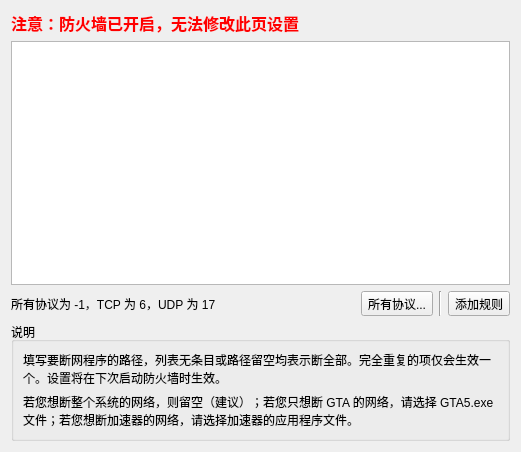
                 <widget class="QWidget" name="scrollAreaWidgetContents_18">
                  <property name="geometry">
                   <rect>
                    <x>0</x>
                    <y>0</y>
                    <width>521</width>
                    <height>452</height>
                   </rect>
                  </property>
                  <layout class="QVBoxLayout" name="verticalLayout_61">
                   <item>
                    <widget class="QLabel" name="labFirewallRuleEnabledWarning">
                     <property name="palette">
                      <palette>
                       <active>
                        <colorrole role="WindowText">
                         <brush brushstyle="SolidPattern">
                          <color alpha="255">
                           <red>255</red>
                           <green>0</green>
                           <blue>0</blue>
                          </color>
                         </brush>
                        </colorrole>
                       </active>
                       <inactive>
                        <colorrole role="WindowText">
                         <brush brushstyle="SolidPattern">
                          <color alpha="255">
                           <red>255</red>
                           <green>0</green>
                           <blue>0</blue>
                          </color>
                         </brush>
                        </colorrole>
                       </inactive>
                       <disabled/>
                      </palette>
                     </property>
                     <property name="font">
                      <font>
                       <pointsize>12</pointsize>
                       <bold>true</bold>
                      </font>
                     </property>
                     <property name="text">
                      <string>注意：防火墙已开启，无法修改此页设置</string>
                     </property>
                     <property name="wordWrap">
                      <bool>true</bool>
                     </property>
                    </widget>
                   </item>
                   <item>
                    <widget class="FirewallPathTableWidget" name="twFirewallAppPath"/>
                   </item>
                   <item>
                    <layout class="QHBoxLayout" name="horizontalLayout_23">
                     <item>
                      <widget class="QLabel" name="label_58">
                       <property name="text">
                        <string>所有协议为 -1，TCP 为 6，UDP 为 17</string>
                       </property>
                       <property name="wordWrap">
                        <bool>true</bool>
                       </property>
                      </widget>
                     </item>
                     <item>
                      <widget class="QToolButton" name="tbFirewallProtocolWiki">
                       <property name="text">
                        <string>所有协议...</string>
                       </property>
                       <property name="icon">
                        <iconset resource="resource.qrc">
                         <normaloff>:/image/ic_question.ico</normaloff>:/image/ic_question.ico</iconset>
                       </property>
                       <property name="toolButtonStyle">
                        <enum>Qt::ToolButtonStyle::ToolButtonTextBesideIcon</enum>
                       </property>
                      </widget>
                     </item>
                     <item>
                      <widget class="Line" name="line_2">
                       <property name="orientation">
                        <enum>Qt::Orientation::Vertical</enum>
                       </property>
                      </widget>
                     </item>
                     <item>
                      <widget class="QToolButton" name="tbSelectFirewallApp">
                       <property name="text">
                        <string>添加规则</string>
                       </property>
                      </widget>
                     </item>
                    </layout>
                   </item>
                   <item>
                    <widget class="QGroupBox" name="groupBox_24">
                     <property name="title">
                      <string>说明</string>
                     </property>
                     <layout class="QVBoxLayout" name="verticalLayout_13">
                      <item>
                       <widget class="QLabel" name="label_27">
                        <property name="sizePolicy">
                         <sizepolicy hsizetype="Preferred" vsizetype="Maximum">
                          <horstretch>0</horstretch>
                          <verstretch>0</verstretch>
                         </sizepolicy>
                        </property>
                        <property name="text">
                         <string>填写要断网程序的路径，列表无条目或路径留空均表示断全部。完全重复的项仅会生效一个。设置将在下次启动防火墙时生效。</string>
                        </property>
                        <property name="wordWrap">
                         <bool>true</bool>
                        </property>
                       </widget>
                      </item>
                      <item>
                       <widget class="QLabel" name="label_28">
                        <property name="sizePolicy">
                         <sizepolicy hsizetype="Preferred" vsizetype="Maximum">
                          <horstretch>0</horstretch>
                          <verstretch>0</verstretch>
                         </sizepolicy>
                        </property>
                        <property name="text">
                         <string>若您想断整个系统的网络，则留空（建议）；若您只想断 GTA 的网络，请选择 GTA5.exe 文件；若您想断加速器的网络，请选择加速器的应用程序文件。</string>
                        </property>
                        <property name="wordWrap">
                         <bool>true</bool>
                        </property>
                       </widget>
                      </item>
                     </layout>
                    </widget>
                   </item>
                  </layout>
                 </widget>
